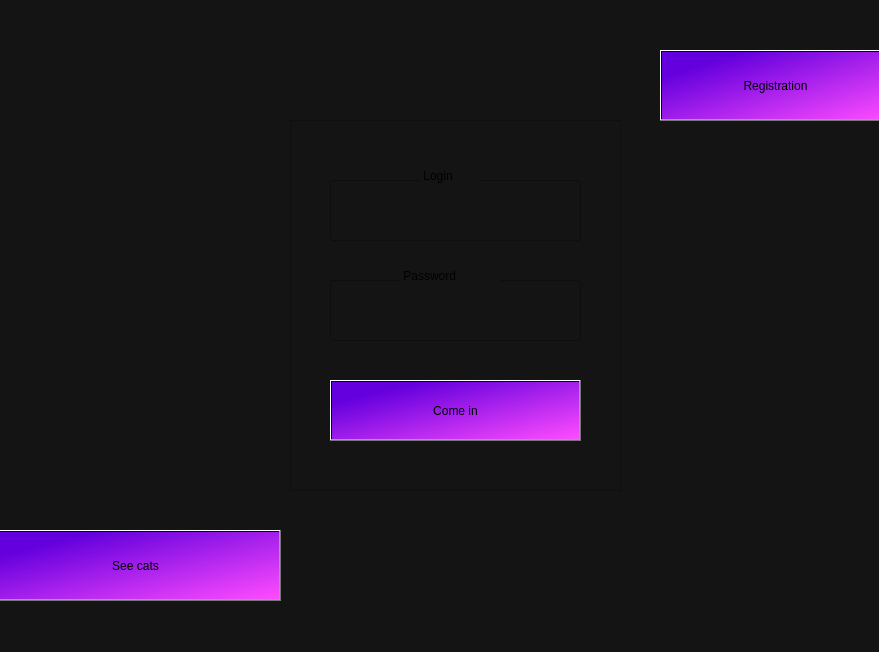
<?xml version="1.0" encoding="UTF-8"?>
<ui version="4.0">
 <class>MainWindow</class>
 <widget class="QMainWindow" name="MainWindow">
  <property name="geometry">
   <rect>
    <x>0</x>
    <y>0</y>
    <width>879</width>
    <height>652</height>
   </rect>
  </property>
  <property name="sizePolicy">
   <sizepolicy hsizetype="Preferred" vsizetype="Preferred">
    <horstretch>0</horstretch>
    <verstretch>0</verstretch>
   </sizepolicy>
  </property>
  <property name="minimumSize">
   <size>
    <width>0</width>
    <height>0</height>
   </size>
  </property>
  <property name="mouseTracking">
   <bool>false</bool>
  </property>
  <property name="windowTitle">
   <string>MainWindow</string>
  </property>
  <property name="styleSheet">
   <string notr="true">background-color:rgb(20, 20, 20)</string>
  </property>
  <widget class="QWidget" name="centralwidget">
   <widget class="QFrame" name="authFrame">
    <property name="geometry">
     <rect>
      <x>290</x>
      <y>120</y>
      <width>331</width>
      <height>371</height>
     </rect>
    </property>
    <property name="styleSheet">
     <string notr="true"/>
    </property>
    <property name="frameShape">
     <enum>QFrame::StyledPanel</enum>
    </property>
    <property name="frameShadow">
     <enum>QFrame::Raised</enum>
    </property>
    <widget class="QLineEdit" name="password">
     <property name="geometry">
      <rect>
       <x>40</x>
       <y>160</y>
       <width>251</width>
       <height>61</height>
      </rect>
     </property>
     <property name="styleSheet">
      <string notr="true"/>
     </property>
    </widget>
    <widget class="QLabel" name="label">
     <property name="geometry">
      <rect>
       <x>130</x>
       <y>30</y>
       <width>61</width>
       <height>51</height>
      </rect>
     </property>
     <property name="styleSheet">
      <string notr="true"/>
     </property>
     <property name="text">
      <string> Login    </string>
     </property>
    </widget>
    <widget class="QLabel" name="label_2">
     <property name="geometry">
      <rect>
       <x>110</x>
       <y>130</y>
       <width>101</width>
       <height>51</height>
      </rect>
     </property>
     <property name="styleSheet">
      <string notr="true"/>
     </property>
     <property name="text">
      <string> Password</string>
     </property>
    </widget>
    <widget class="QPushButton" name="pushButton">
     <property name="geometry">
      <rect>
       <x>40</x>
       <y>260</y>
       <width>251</width>
       <height>61</height>
      </rect>
     </property>
     <property name="styleSheet">
      <string notr="true">background-color: qlineargradient(spread:pad, x1:0.159204, y1:0.205, x2:1, y2:1, stop:0 rgba(100, 0, 221, 255), stop:1 rgba(255, 76, 255, 255));</string>
     </property>
     <property name="text">
      <string>Come in</string>
     </property>
    </widget>
    <widget class="QLineEdit" name="login">
     <property name="geometry">
      <rect>
       <x>40</x>
       <y>60</y>
       <width>251</width>
       <height>61</height>
      </rect>
     </property>
     <property name="styleSheet">
      <string notr="true"/>
     </property>
    </widget>
    <zorder>password</zorder>
    <zorder>label_2</zorder>
    <zorder>pushButton</zorder>
    <zorder>login</zorder>
    <zorder>label</zorder>
   </widget>
   <widget class="QPushButton" name="pushButton_2">
    <property name="geometry">
     <rect>
      <x>660</x>
      <y>50</y>
      <width>231</width>
      <height>71</height>
     </rect>
    </property>
    <property name="styleSheet">
     <string notr="true">background-color: qlineargradient(spread:pad, x1:0.159204, y1:0.205, x2:1, y2:1, stop:0 rgba(100, 0, 221, 255), stop:1 rgba(255, 76, 255, 255));</string>
    </property>
    <property name="text">
     <string>Registration</string>
    </property>
   </widget>
   <widget class="QPushButton" name="pushButton_3">
    <property name="geometry">
     <rect>
      <x>-10</x>
      <y>530</y>
      <width>291</width>
      <height>71</height>
     </rect>
    </property>
    <property name="styleSheet">
     <string notr="true">background-color: qlineargradient(spread:pad, x1:0.159204, y1:0.205, x2:1, y2:1, stop:0 rgba(100, 0, 221, 255), stop:1 rgba(255, 76, 255, 255));</string>
    </property>
    <property name="text">
     <string>See cats</string>
    </property>
   </widget>
  </widget>
  <widget class="QMenuBar" name="menubar">
   <property name="geometry">
    <rect>
     <x>0</x>
     <y>0</y>
     <width>879</width>
     <height>26</height>
    </rect>
   </property>
  </widget>
  <widget class="QStatusBar" name="statusbar"/>
 </widget>
 <resources/>
 <connections/>
</ui>
